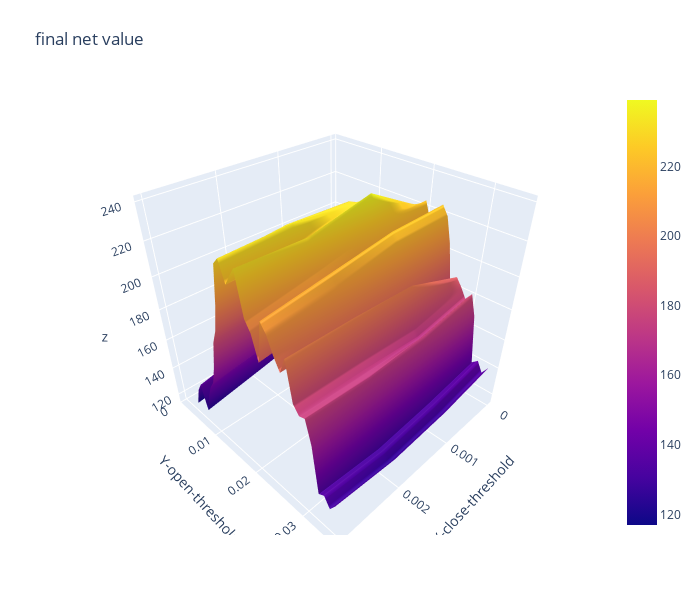

Notebook code cell kept with this figure:
### Code cell
import plotly.graph_objects as go

x_data = df_final_nv.columns.to_list() # close threshold

y_data = df_final_nv.index.to_list() # open threshold

z_data = df_final_nv.copy(deep=True) # return per round

fig = go.Figure(data=[go.Surface(z=z_data.values,x=x_data,y=y_data)])

fig.update_layout(title="final net value", # 标题
                  autosize=False,  # 尺度自动缩放
                  width=700,  # 长宽
                  height=600,
                  margin=dict(l=65,r=50,b=65,t=90),  # 4个位置的距离
                  scene=dict(xaxis_title='X-close-threshold',yaxis_title='Y-open-threshold')
                 )

fig.show()

### Figure 1 — Plotly figure (JSON) as saved in the notebook; plotly's stock layout.template omitted (floating-point values rounded to 4 significant figures; data arrays with more than 128 entries replaced by an {"elided": "..."} marker saying what was removed)
{"data": [{"type": "surface", "x": [0, 0.001, 0.002, 0.003], "y": [0.001, 0.002, 0.003, 0.004, 0.005, 0.006, 0.007, 0.008, 0.009, 0.01, 0.011, 0.012, 0.013, 0.014, 0.015, 0.016, 0.017, 0.018, 0.019, 0.02, 0.021, 0.022, 0.023, 0.024, 0.025, 0.026, 0.027, 0.028, 0.029, 0.03, 0.031, 0.032, 0.033, 0.034, 0.035], "z": {"elided": "35x4 float values"}}], "layout": {"autosize": false, "height": 600, "margin": {"b": 65, "l": 65, "r": 50, "t": 90}, "scene": {"xaxis": {"title": {"text": "X-close-threshold"}}, "yaxis": {"title": {"text": "Y-open-threshold"}}}, "title": {"text": "final net value"}, "width": 700}}
